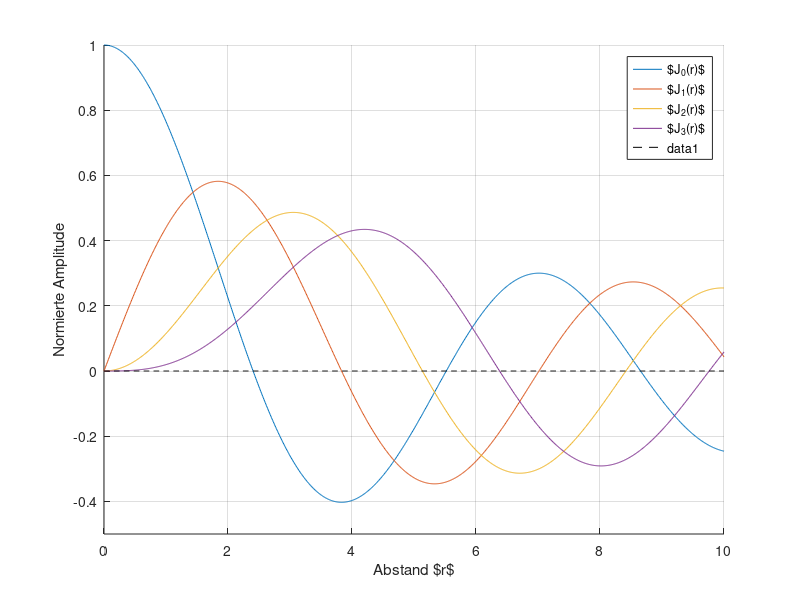

This chart was generated by the following MATLAB code:

r=[0:0.01:10];

n=[0:1:3];

figure("visible", "off");
hold all;
leg='';

for i=1:length(n)
  plot(r,besselj(n(i),r));
  leg=strcat(leg,'$J_{',num2str(n(i)),'}(r)$;');
endfor
grid on;
axis([r(1) r(length(r)) -0.5 1]);
legend(strsplit(leg,';'));
xlabel('Abstand $r$');
ylabel('Normierte Amplitude');
plot(r,zeros(1,length(r)),'--k');
print('-dpdflatexstandalone' , 'besselfunction');
close
